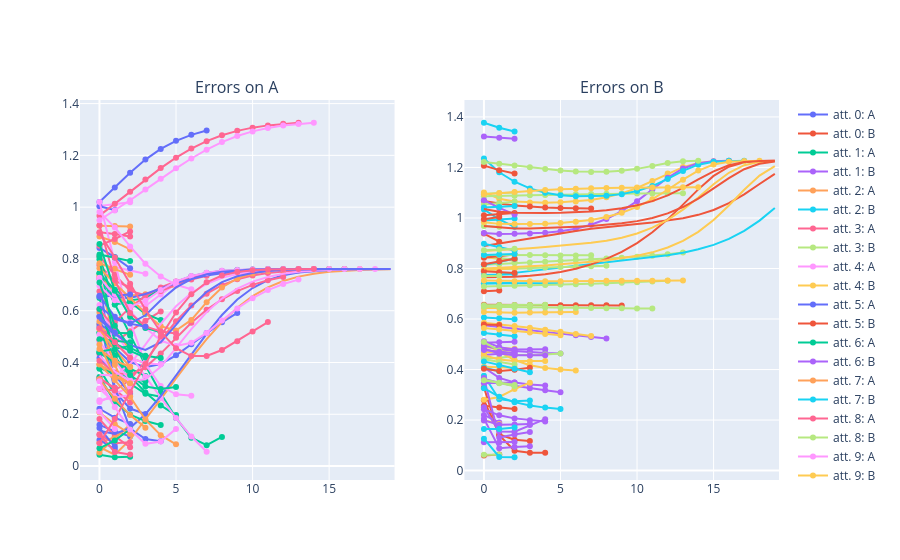

Notebook code cell kept with this figure:
### Code cell
import plotly.graph_objects as go
from plotly.subplots import make_subplots

fig = make_subplots(rows=1, cols=2, subplot_titles=("Errors on A", "Errors on B"))
for i, (arr_A, arr_B) in enumerate(zip(diff_norms_A, diff_norms_B)):
    fig.add_trace(go.Scatter(x=list(range(len(arr_A))), y=arr_A, name=f"att. {i}: A"), row=1, col=1)
    fig.add_trace(go.Scatter(x=list(range(len(arr_B))), y=arr_B, name=f"att. {i}: B"), row=1, col=2)

fig.show()

### Figure 1 — Plotly figure (JSON) as saved in the notebook; plotly's stock layout.template omitted (floating-point values rounded to 4 significant figures)
{"data": [{"name": "att. 0: A", "type": "scatter", "x": [0, 1, 2, 3], "xaxis": "x", "y": [0.5791, 0.2865, 0.2222, 0.2011], "yaxis": "y"}, {"name": "att. 0: B", "type": "scatter", "x": [0, 1, 2, 3], "xaxis": "x2", "y": [0.2787, 0.1431, 0.122, 0.1173], "yaxis": "y2"}, {"name": "att. 1: A", "type": "scatter", "x": [0, 1], "xaxis": "x", "y": [0.3754, 0.2774], "yaxis": "y"}, {"name": "att. 1: B", "type": "scatter", "x": [0, 1], "xaxis": "x2", "y": [0.2205, 0.1904], "yaxis": "y2"}, {"name": "att. 2: A", "type": "scatter", "x": [0, 1, 2, 3], "xaxis": "x", "y": [0.73, 0.4791, 0.4182, 0.3972], "yaxis": "y"}, {"name": "att. 2: B", "type": "scatter", "x": [0, 1, 2, 3], "xaxis": "x2", "y": [0.3753, 0.2827, 0.274, 0.2771], "yaxis": "y2"}, {"name": "att. 3: A", "type": "scatter", "x": [0, 1, 2], "xaxis": "x", "y": [0.7759, 0.7149, 0.6907], "yaxis": "y"}, {"name": "att. 3: B", "type": "scatter", "x": [0, 1, 2], "xaxis": "x2", "y": [0.445, 0.4456, 0.4543], "yaxis": "y2"}, {"name": "att. 4: A", "type": "scatter", "x": [0, 1, 2], "xaxis": "x", "y": [1.004, 1.012, 1.019], "yaxis": "y"}, {"name": "att. 4: B", "type": "scatter", "x": [0, 1, 2], "xaxis": "x2", "y": [0.845, 0.8373, 0.8302], "yaxis": "y2"}, {"name": "att. 5: A", "type": "scatter", "x": [0, 1, 2, 3, 4, 5, 6, 7, 8, 9], "xaxis": "x", "y": [0.5376, 0.4566, 0.4019, 0.3818, 0.3942, 0.4278, 0.4705, 0.5143, 0.5552, 0.5913], "yaxis": "y"}, {"name": "att. 5: B", "type": "scatter", "x": [0, 1, 2, 3, 4, 5, 6, 7, 8, 9], "xaxis": "x2", "y": [0.6562, 0.6559, 0.6556, 0.6553, 0.655, 0.6548, 0.6545, 0.6543, 0.6541, 0.6539], "yaxis": "y2"}, {"name": "att. 6: A", "type": "scatter", "x": [0, 1, 2, 3, 4], "xaxis": "x", "y": [0.649, 0.4272, 0.3189, 0.2793, 0.2674], "yaxis": "y"}, {"name": "att. 6: B", "type": "scatter", "x": [0, 1, 2, 3, 4], "xaxis": "x2", "y": [0.4081, 0.3669, 0.3486, 0.341, 0.3372], "yaxis": "y2"}, {"name": "att. 7: A", "type": "scatter", "x": [0, 1, 2], "xaxis": "x", "y": [0.5934, 0.5243, 0.4507], "yaxis": "y"}, {"name": "att. 7: B", "type": "scatter", "x": [0, 1, 2], "xaxis": "x2", "y": [0.7745, 0.7758, 0.7775], "yaxis": "y2"}, {"name": "att. 8: A", "type": "scatter", "x": [0, 1, 2], "xaxis": "x", "y": [0.3421, 0.2967, 0.2452], "yaxis": "y"}, {"name": "att. 8: B", "type": "scatter", "x": [0, 1, 2], "xaxis": "x2", "y": [1.096, 1.098, 1.1], "yaxis": "y2"}, {"name": "att. 9: A", "type": "scatter", "x": [0, 1, 2], "xaxis": "x", "y": [0.2474, 0.2787, 0.3061], "yaxis": "y"}, {"name": "att. 9: B", "type": "scatter", "x": [0, 1, 2], "xaxis": "x2", "y": [0.4884, 0.485, 0.4818], "yaxis": "y2"}, {"name": "att. 10: A", "type": "scatter", "x": [0, 1, 2, 3, 4], "xaxis": "x", "y": [0.7238, 0.3019, 0.1448, 0.1046, 0.09566], "yaxis": "y"}, {"name": "att. 10: B", "type": "scatter", "x": [0, 1, 2, 3, 4], "xaxis": "x2", "y": [0.3289, 0.1403, 0.07863, 0.07061, 0.07087], "yaxis": "y2"}, {"name": "att. 11: A", "type": "scatter", "x": [0, 1, 2], "xaxis": "x", "y": [0.4377, 0.4013, 0.3671], "yaxis": "y"}, {"name": "att. 11: B", "type": "scatter", "x": [0, 1, 2], "xaxis": "x2", "y": [0.3456, 0.3482, 0.3483], "yaxis": "y2"}, {"name": "att. 12: A", "type": "scatter", "x": [0, 1, 2, 3, 4, 5], "xaxis": "x", "y": [0.7263, 0.6766, 0.6583, 0.6638, 0.6797, 0.6976], "yaxis": "y"}, {"name": "att. 12: B", "type": "scatter", "x": [0, 1, 2, 3, 4, 5], "xaxis": "x2", "y": [0.7415, 0.7415, 0.7411, 0.7407, 0.7407, 0.7411], "yaxis": "y2"}, {"name": "att. 13: A", "type": "scatter", "x": [0, 1], "xaxis": "x", "y": [0.6755, 0.6575], "yaxis": "y"}, {"name": "att. 13: B", "type": "scatter", "x": [0, 1], "xaxis": "x2", "y": [0.9682, 0.9654], "yaxis": "y2"}, {"name": "att. 14: A", "type": "scatter", "x": [0, 1, 2], "xaxis": "x", "y": [0.2541, 0.2645, 0.2744], "yaxis": "y"}, {"name": "att. 14: B", "type": "scatter", "x": [0, 1, 2], "xaxis": "x2", "y": [0.411, 0.4088, 0.4066], "yaxis": "y2"}, {"name": "att. 15: A", "type": "scatter", "x": [0, 1], "xaxis": "x", "y": [0.3347, 0.2565], "yaxis": "y"}, {"name": "att. 15: B", "type": "scatter", "x": [0, 1], "xaxis": "x2", "y": [0.7103, 0.7132], "yaxis": "y2"}, {"name": "att. 16: A", "type": "scatter", "x": [0, 1, 2, 3, 4, 5], "xaxis": "x", "y": [0.5138, 0.4228, 0.3471, 0.2845, 0.2343, 0.1968], "yaxis": "y"}, {"name": "att. 16: B", "type": "scatter", "x": [0, 1, 2, 3, 4, 5], "xaxis": "x2", "y": [0.363, 0.3477, 0.3358, 0.3261, 0.3178, 0.3104], "yaxis": "y2"}, {"name": "att. 17: A", "type": "scatter", "x": [0, 1], "xaxis": "x", "y": [0.5463, 0.4793], "yaxis": "y"}, {"name": "att. 17: B", "type": "scatter", "x": [0, 1], "xaxis": "x2", "y": [0.4074, 0.3935], "yaxis": "y2"}, {"name": "att. 18: A", "type": "scatter", "x": [0, 1, 2, 3, 4, 5, 6, 7, 8, 9, 10, 11, 12, 13], "xaxis": "x", "y": [0.298, 0.2917, 0.3331, 0.4051, 0.4853, 0.5592, 0.6199, 0.6659, 0.6987, 0.7211, 0.7359, 0.7455, 0.7516, 0.7555], "yaxis": "y"}, {"name": "att. 18: B", "type": "scatter", "x": [0, 1, 2, 3, 4, 5, 6, 7, 8, 9, 10, 11, 12, 13], "xaxis": "x2", "y": [0.8144, 0.8172, 0.8204, 0.8237, 0.8272, 0.8304, 0.8335, 0.8364, 0.8393, 0.8424, 0.846, 0.8505, 0.856, 0.8631], "yaxis": "y2"}, {"name": "att. 19: A", "type": "scatter", "x": [0, 1, 2, 3], "xaxis": "x", "y": [0.7189, 0.769, 0.7552, 0.7431], "yaxis": "y"}, {"name": "att. 19: B", "type": "scatter", "x": [0, 1, 2, 3], "xaxis": "x2", "y": [0.2808, 0.2913, 0.3226, 0.348], "yaxis": "y2"}, {"name": "att. 20: A", "type": "scatter", "x": [0, 1, 2], "xaxis": "x", "y": [0.1592, 0.134, 0.1146], "yaxis": "y"}, {"name": "att. 20: B", "type": "scatter", "x": [0, 1, 2], "xaxis": "x2", "y": [0.2564, 0.2499, 0.2436], "yaxis": "y2"}, {"name": "att. 21: A", "type": "scatter", "x": [0, 1, 2, 3, 4, 5, 6, 7, 8], "xaxis": "x", "y": [0.7445, 0.6243, 0.5045, 0.389, 0.2815, 0.1857, 0.1097, 0.08041, 0.1127], "yaxis": "y"}, {"name": "att. 21: B", "type": "scatter", "x": [0, 1, 2, 3, 4, 5, 6, 7, 8], "xaxis": "x2", "y": [0.5756, 0.5694, 0.5628, 0.556, 0.5491, 0.5422, 0.5354, 0.5289, 0.5227], "yaxis": "y2"}, {"name": "att. 22: A", "type": "scatter", "x": [0, 1, 2, 3, 4, 5, 6, 7, 8, 9, 10, 11, 12, 13, 14, 15, 16, 17, 18, 19], "xaxis": "x", "y": [0.07326, 0.04399, 0.102, 0.1784, 0.2582, 0.3386, 0.4168, 0.4902, 0.5559, 0.6118, 0.6566, 0.6905, 0.7149, 0.7318, 0.743, 0.7503, 0.7549, 0.7577, 0.7594, 0.7604], "yaxis": "y"}, {"name": "att. 22: B", "type": "scatter", "x": [0, 1, 2, 3, 4, 5, 6, 7, 8, 9, 10, 11, 12, 13, 14, 15, 16, 17, 18, 19], "xaxis": "x2", "y": [0.7688, 0.7758, 0.7829, 0.7901, 0.7972, 0.8042, 0.811, 0.8177, 0.8241, 0.8305, 0.837, 0.8441, 0.8523, 0.8625, 0.8758, 0.8936, 0.9173, 0.9488, 0.9894, 1.04], "yaxis": "y2"}, {"name": "att. 23: A", "type": "scatter", "x": [0, 1, 2, 3, 4], "xaxis": "x", "y": [0.4326, 0.4769, 0.5211, 0.5617, 0.5974], "yaxis": "y"}, {"name": "att. 23: B", "type": "scatter", "x": [0, 1, 2, 3, 4], "xaxis": "x2", "y": [0.6547, 0.655, 0.6553, 0.6557, 0.6561], "yaxis": "y2"}, {"name": "att. 24: A", "type": "scatter", "x": [0, 1], "xaxis": "x", "y": [0.2995, 0.2439], "yaxis": "y"}, {"name": "att. 24: B", "type": "scatter", "x": [0, 1], "xaxis": "x2", "y": [0.1995, 0.1846], "yaxis": "y2"}, {"name": "att. 25: A", "type": "scatter", "x": [0, 1], "xaxis": "x", "y": [1.004, 0.9886], "yaxis": "y"}, {"name": "att. 25: B", "type": "scatter", "x": [0, 1], "xaxis": "x2", "y": [0.9382, 0.9063], "yaxis": "y2"}, {"name": "att. 26: A", "type": "scatter", "x": [0, 1, 2, 3], "xaxis": "x", "y": [0.4375, 0.4, 0.3757, 0.3481], "yaxis": "y"}, {"name": "att. 26: B", "type": "scatter", "x": [0, 1, 2, 3], "xaxis": "x2", "y": [0.2055, 0.08861, 0.09323, 0.09662], "yaxis": "y2"}, {"name": "att. 27: A", "type": "scatter", "x": [0, 1, 2], "xaxis": "x", "y": [0.09004, 0.1112, 0.154], "yaxis": "y"}, {"name": "att. 27: B", "type": "scatter", "x": [0, 1, 2], "xaxis": "x2", "y": [0.6064, 0.6028, 0.5992], "yaxis": "y2"}, {"name": "att. 28: A", "type": "scatter", "x": [0, 1, 2], "xaxis": "x", "y": [0.9032, 0.8965, 0.8864], "yaxis": "y"}, {"name": "att. 28: B", "type": "scatter", "x": [0, 1, 2], "xaxis": "x2", "y": [0.8493, 0.8418, 0.8347], "yaxis": "y2"}, {"name": "att. 29: A", "type": "scatter", "x": [0, 1, 2, 3, 4, 5, 6, 7, 8, 9, 10, 11, 12, 13, 14, 15, 16], "xaxis": "x", "y": [0.7238, 0.6624, 0.6145, 0.6181, 0.6625, 0.7049, 0.7319, 0.7468, 0.7545, 0.7583, 0.7601, 0.761, 0.7613, 0.7615, 0.7615, 0.7616, 0.7616], "yaxis": "y"}, {"name": "att. 29: B", "type": "scatter", "x": [0, 1, 2, 3, 4, 5, 6, 7, 8, 9, 10, 11, 12, 13, 14, 15, 16], "xaxis": "x2", "y": [1.101, 1.076, 1.065, 1.061, 1.061, 1.062, 1.065, 1.072, 1.082, 1.097, 1.119, 1.146, 1.176, 1.201, 1.218, 1.224, 1.226], "yaxis": "y2"}, {"name": "att. 30: A", "type": "scatter", "x": [0, 1, 2], "xaxis": "x", "y": [0.4176, 0.3511, 0.2796], "yaxis": "y"}, {"name": "att. 30: B", "type": "scatter", "x": [0, 1, 2], "xaxis": "x2", "y": [0.8427, 0.8488, 0.8553], "yaxis": "y2"}, {"name": "att. 31: A", "type": "scatter", "x": [0, 1, 2], "xaxis": "x", "y": [0.5158, 0.5139, 0.513], "yaxis": "y"}, {"name": "att. 31: B", "type": "scatter", "x": [0, 1, 2], "xaxis": "x2", "y": [0.4575, 0.4625, 0.4672], "yaxis": "y2"}, {"name": "att. 32: A", "type": "scatter", "x": [0, 1, 2], "xaxis": "x", "y": [0.393, 0.357, 0.3206], "yaxis": "y"}, {"name": "att. 32: B", "type": "scatter", "x": [0, 1, 2], "xaxis": "x2", "y": [0.814, 0.8259, 0.8382], "yaxis": "y2"}, {"name": "att. 33: A", "type": "scatter", "x": [0, 1, 2, 3, 4, 5, 6, 7], "xaxis": "x", "y": [0.8103, 0.7387, 0.6764, 0.6598, 0.6763, 0.7003, 0.7207, 0.7353], "yaxis": "y"}, {"name": "att. 33: B", "type": "scatter", "x": [0, 1, 2, 3, 4, 5, 6, 7], "xaxis": "x2", "y": [0.8537, 0.8535, 0.8541, 0.8533, 0.8522, 0.8516, 0.8516, 0.8524], "yaxis": "y2"}, {"name": "att. 34: A", "type": "scatter", "x": [0, 1, 2, 3, 4, 5, 6, 7], "xaxis": "x", "y": [0.609, 0.5188, 0.4307, 0.3452, 0.2632, 0.1856, 0.114, 0.05521], "yaxis": "y"}, {"name": "att. 34: B", "type": "scatter", "x": [0, 1, 2, 3, 4, 5, 6, 7], "xaxis": "x2", "y": [0.5851, 0.5791, 0.5725, 0.5653, 0.5576, 0.5495, 0.5411, 0.5327], "yaxis": "y2"}, {"name": "att. 35: A", "type": "scatter", "x": [0, 1], "xaxis": "x", "y": [0.1007, 0.06571], "yaxis": "y"}, {"name": "att. 35: B", "type": "scatter", "x": [0, 1], "xaxis": "x2", "y": [0.06006, 0.06351], "yaxis": "y2"}, {"name": "att. 36: A", "type": "scatter", "x": [0, 1, 2], "xaxis": "x", "y": [0.04384, 0.03403, 0.03604], "yaxis": "y"}, {"name": "att. 36: B", "type": "scatter", "x": [0, 1, 2], "xaxis": "x2", "y": [0.1117, 0.1116, 0.1127], "yaxis": "y2"}, {"name": "att. 37: A", "type": "scatter", "x": [0, 1, 2], "xaxis": "x", "y": [0.7369, 0.6733, 0.6036], "yaxis": "y"}, {"name": "att. 37: B", "type": "scatter", "x": [0, 1, 2], "xaxis": "x2", "y": [0.7402, 0.7412, 0.7423], "yaxis": "y2"}, {"name": "att. 38: A", "type": "scatter", "x": [0, 1, 2], "xaxis": "x", "y": [0.1815, 0.1155, 0.07246], "yaxis": "y"}, {"name": "att. 38: B", "type": "scatter", "x": [0, 1, 2], "xaxis": "x2", "y": [0.3593, 0.346, 0.3342], "yaxis": "y2"}, {"name": "att. 39: A", "type": "scatter", "x": [0, 1, 2], "xaxis": "x", "y": [0.5695, 0.5622, 0.5582], "yaxis": "y"}, {"name": "att. 39: B", "type": "scatter", "x": [0, 1, 2], "xaxis": "x2", "y": [0.4676, 0.4727, 0.4777], "yaxis": "y2"}, {"name": "att. 40: A", "type": "scatter", "x": [0, 1, 2, 3, 4, 5, 6, 7], "xaxis": "x", "y": [1.02, 1.076, 1.133, 1.184, 1.225, 1.256, 1.279, 1.296], "yaxis": "y"}, {"name": "att. 40: B", "type": "scatter", "x": [0, 1, 2, 3, 4, 5, 6, 7], "xaxis": "x2", "y": [1.067, 1.057, 1.05, 1.045, 1.042, 1.04, 1.038, 1.038], "yaxis": "y2"}, {"name": "att. 41: A", "type": "scatter", "x": [0, 1, 2, 3, 4, 5, 6, 7, 8, 9, 10, 11, 12, 13, 14, 15, 16], "xaxis": "x", "y": [0.7445, 0.6807, 0.6396, 0.6486, 0.6816, 0.712, 0.7329, 0.7458, 0.7533, 0.7574, 0.7596, 0.7607, 0.7613, 0.7615, 0.7615, 0.7616, 0.7616], "yaxis": "y"}, {"name": "att. 41: B", "type": "scatter", "x": [0, 1, 2, 3, 4, 5, 6, 7, 8, 9, 10, 11, 12, 13, 14, 15, 16], "xaxis": "x2", "y": [0.9406, 0.9369, 0.9374, 0.9386, 0.9414, 0.9472, 0.9573, 0.973, 0.9957, 1.027, 1.067, 1.113, 1.159, 1.196, 1.217, 1.224, 1.226], "yaxis": "y2"}, {"name": "att. 42: A", "type": "scatter", "x": [0, 1, 2], "xaxis": "x", "y": [0.05206, 0.1078, 0.161], "yaxis": "y"}, {"name": "att. 42: B", "type": "scatter", "x": [0, 1, 2], "xaxis": "x2", "y": [0.5449, 0.5383, 0.5318], "yaxis": "y2"}, {"name": "att. 43: A", "type": "scatter", "x": [0, 1, 2, 3, 4, 5, 6, 7, 8], "xaxis": "x", "y": [0.4861, 0.5557, 0.6128, 0.6571, 0.6899, 0.7133, 0.7295, 0.7405, 0.7478], "yaxis": "y"}, {"name": "att. 43: B", "type": "scatter", "x": [0, 1, 2, 3, 4, 5, 6, 7, 8], "xaxis": "x2", "y": [0.7947, 0.7975, 0.7999, 0.802, 0.8038, 0.8055, 0.8072, 0.8091, 0.8112], "yaxis": "y2"}, {"name": "att. 44: A", "type": "scatter", "x": [0, 1, 2, 3, 4], "xaxis": "x", "y": [0.6224, 0.4799, 0.4182, 0.3975, 0.3931], "yaxis": "y"}, {"name": "att. 44: B", "type": "scatter", "x": [0, 1, 2, 3, 4], "xaxis": "x2", "y": [0.4565, 0.4394, 0.4338, 0.4328, 0.4336], "yaxis": "y2"}, {"name": "att. 45: A", "type": "scatter", "x": [0, 1, 2, 3, 4, 5, 6, 7, 8, 9, 10, 11, 12, 13, 14, 15, 16, 17, 18, 19], "xaxis": "x", "y": [0.1364, 0.1243, 0.1477, 0.2003, 0.2696, 0.3481, 0.4303, 0.5107, 0.5833, 0.6431, 0.6877, 0.7178, 0.7367, 0.7478, 0.7542, 0.7577, 0.7596, 0.7606, 0.7611, 0.7613], "yaxis": "y"}, {"name": "att. 45: B", "type": "scatter", "x": [0, 1, 2, 3, 4, 5, 6, 7, 8, 9, 10, 11, 12, 13, 14, 15, 16, 17, 18, 19], "xaxis": "x2", "y": [0.889, 0.8993, 0.9095, 0.9198, 0.9298, 0.9396, 0.9487, 0.957, 0.9643, 0.9707, 0.9765, 0.9824, 0.9895, 0.9989, 1.012, 1.032, 1.059, 1.094, 1.135, 1.175], "yaxis": "y2"}, {"name": "att. 46: A", "type": "scatter", "x": [0, 1, 2, 3], "xaxis": "x", "y": [0.3792, 0.3546, 0.3417, 0.3267], "yaxis": "y"}, {"name": "att. 46: B", "type": "scatter", "x": [0, 1, 2, 3], "xaxis": "x2", "y": [0.1987, 0.1814, 0.1823, 0.184], "yaxis": "y2"}, {"name": "att. 47: A", "type": "scatter", "x": [0, 1, 2], "xaxis": "x", "y": [0.9277, 0.9275, 0.9252], "yaxis": "y"}, {"name": "att. 47: B", "type": "scatter", "x": [0, 1, 2], "xaxis": "x2", "y": [0.8983, 0.8843, 0.8715], "yaxis": "y2"}, {"name": "att. 48: A", "type": "scatter", "x": [0, 1, 2, 3, 4, 5, 6, 7, 8, 9, 10, 11, 12, 13], "xaxis": "x", "y": [0.9671, 1.013, 1.06, 1.106, 1.151, 1.191, 1.226, 1.255, 1.278, 1.295, 1.307, 1.316, 1.322, 1.326], "yaxis": "y"}, {"name": "att. 48: B", "type": "scatter", "x": [0, 1, 2, 3, 4, 5, 6, 7, 8, 9, 10, 11, 12, 13], "xaxis": "x2", "y": [1.086, 1.086, 1.088, 1.089, 1.091, 1.093, 1.094, 1.095, 1.096, 1.096, 1.097, 1.097, 1.098, 1.098], "yaxis": "y2"}, {"name": "att. 49: A", "type": "scatter", "x": [0, 1], "xaxis": "x", "y": [0.5082, 0.4839], "yaxis": "y"}, {"name": "att. 49: B", "type": "scatter", "x": [0, 1], "xaxis": "x2", "y": [0.9903, 0.9945], "yaxis": "y2"}, {"name": "att. 50: A", "type": "scatter", "x": [0, 1, 2, 3, 4, 5, 6, 7, 8, 9, 10, 11, 12, 13, 14, 15, 16, 17, 18, 19], "xaxis": "x", "y": [0.6906, 0.6536, 0.6489, 0.6644, 0.6861, 0.7065, 0.7233, 0.7359, 0.745, 0.7513, 0.7555, 0.7582, 0.7598, 0.7607, 0.7612, 0.7614, 0.7615, 0.7616, 0.7616, 0.7616], "yaxis": "y"}, {"name": "att. 50: B", "type": "scatter", "x": [0, 1, 2, 3, 4, 5, 6, 7, 8, 9, 10, 11, 12, 13, 14, 15, 16, 17, 18, 19], "xaxis": "x2", "y": [0.7649, 0.7659, 0.7676, 0.7711, 0.7772, 0.7863, 0.7991, 0.8162, 0.8382, 0.866, 0.9007, 0.9434, 0.9945, 1.053, 1.113, 1.167, 1.203, 1.22, 1.225, 1.226], "yaxis": "y2"}, {"name": "att. 51: A", "type": "scatter", "x": [0, 1, 2, 3, 4], "xaxis": "x", "y": [0.8086, 0.6242, 0.6334, 0.5881, 0.5638], "yaxis": "y"}, {"name": "att. 51: B", "type": "scatter", "x": [0, 1, 2, 3, 4], "xaxis": "x2", "y": [0.2507, 0.1549, 0.1539, 0.1802, 0.2035], "yaxis": "y2"}, {"name": "att. 52: A", "type": "scatter", "x": [0, 1, 2], "xaxis": "x", "y": [0.3926, 0.332, 0.2689], "yaxis": "y"}, {"name": "att. 52: B", "type": "scatter", "x": [0, 1, 2], "xaxis": "x2", "y": [0.9895, 0.9935, 0.9979], "yaxis": "y2"}, {"name": "att. 53: A", "type": "scatter", "x": [0, 1, 2, 3, 4, 5, 6, 7, 8, 9, 10, 11, 12], "xaxis": "x", "y": [0.4067, 0.3609, 0.3521, 0.3813, 0.4344, 0.4952, 0.5532, 0.6034, 0.6441, 0.6759, 0.6999, 0.7176, 0.7306], "yaxis": "y"}, {"name": "att. 53: B", "type": "scatter", "x": [0, 1, 2, 3, 4, 5, 6, 7, 8, 9, 10, 11, 12], "xaxis": "x2", "y": [0.7291, 0.7303, 0.7317, 0.7332, 0.7348, 0.7364, 0.7381, 0.7398, 0.7417, 0.7437, 0.746, 0.7485, 0.7515], "yaxis": "y2"}, {"name": "att. 54: A", "type": "scatter", "x": [0, 1, 2, 3, 4, 5, 6], "xaxis": "x", "y": [1.02, 0.7885, 0.5576, 0.3945, 0.3091, 0.2773, 0.2718], "yaxis": "y"}, {"name": "att. 54: B", "type": "scatter", "x": [0, 1, 2, 3, 4, 5, 6], "xaxis": "x2", "y": [0.5035, 0.4692, 0.4375, 0.417, 0.4059, 0.3998, 0.3961], "yaxis": "y2"}, {"name": "att. 55: A", "type": "scatter", "x": [0, 1, 2], "xaxis": "x", "y": [0.5485, 0.5106, 0.4722], "yaxis": "y"}, {"name": "att. 55: B", "type": "scatter", "x": [0, 1, 2], "xaxis": "x2", "y": [0.817, 0.8273, 0.8381], "yaxis": "y2"}, {"name": "att. 56: A", "type": "scatter", "x": [0, 1, 2, 3, 4], "xaxis": "x", "y": [0.3437, 0.249, 0.1988, 0.1737, 0.1588], "yaxis": "y"}, {"name": "att. 56: B", "type": "scatter", "x": [0, 1, 2, 3, 4], "xaxis": "x2", "y": [0.2432, 0.2187, 0.2066, 0.1997, 0.1944], "yaxis": "y2"}, {"name": "att. 57: A", "type": "scatter", "x": [0, 1, 2], "xaxis": "x", "y": [0.8865, 0.8658, 0.8368], "yaxis": "y"}, {"name": "att. 57: B", "type": "scatter", "x": [0, 1, 2], "xaxis": "x2", "y": [1.033, 0.9943, 0.9648], "yaxis": "y2"}, {"name": "att. 58: A", "type": "scatter", "x": [0, 1], "xaxis": "x", "y": [0.3364, 0.3024], "yaxis": "y"}, {"name": "att. 58: B", "type": "scatter", "x": [0, 1], "xaxis": "x2", "y": [0.06242, 0.06223], "yaxis": "y2"}, {"name": "att. 59: A", "type": "scatter", "x": [0, 1, 2], "xaxis": "x", "y": [0.4787, 0.407, 0.3314], "yaxis": "y"}, {"name": "att. 59: B", "type": "scatter", "x": [0, 1, 2], "xaxis": "x2", "y": [0.7929, 0.7967, 0.8008], "yaxis": "y2"}, {"name": "att. 60: A", "type": "scatter", "x": [0, 1, 2], "xaxis": "x", "y": [0.8427, 0.8071, 0.7639], "yaxis": "y"}, {"name": "att. 60: B", "type": "scatter", "x": [0, 1, 2], "xaxis": "x2", "y": [0.7893, 0.7855, 0.7823], "yaxis": "y2"}, {"name": "att. 61: A", "type": "scatter", "x": [0, 1, 2], "xaxis": "x", "y": [0.4897, 0.4845, 0.4783], "yaxis": "y"}, {"name": "att. 61: B", "type": "scatter", "x": [0, 1, 2], "xaxis": "x2", "y": [1.323, 1.317, 1.313], "yaxis": "y2"}, {"name": "att. 62: A", "type": "scatter", "x": [0, 1, 2, 3, 4, 5, 6, 7, 8, 9, 10, 11, 12, 13, 14, 15, 16, 17], "xaxis": "x", "y": [0.7637, 0.706, 0.6498, 0.5912, 0.5398, 0.5237, 0.5645, 0.633, 0.6898, 0.7249, 0.7439, 0.7535, 0.7581, 0.7602, 0.761, 0.7614, 0.7615, 0.7615], "yaxis": "y"}, {"name": "att. 62: B", "type": "scatter", "x": [0, 1, 2, 3, 4, 5, 6, 7, 8, 9, 10, 11, 12, 13, 14, 15, 16, 17], "xaxis": "x2", "y": [1.235, 1.181, 1.143, 1.117, 1.1, 1.09, 1.086, 1.085, 1.088, 1.094, 1.106, 1.126, 1.155, 1.186, 1.211, 1.223, 1.226, 1.227], "yaxis": "y2"}, {"name": "att. 63: A", "type": "scatter", "x": [0, 1], "xaxis": "x", "y": [0.6033, 0.536], "yaxis": "y"}, {"name": "att. 63: B", "type": "scatter", "x": [0, 1], "xaxis": "x2", "y": [0.7703, 0.77], "yaxis": "y2"}, {"name": "att. 64: A", "type": "scatter", "x": [0, 1, 2, 3, 4, 5, 6, 7, 8, 9, 10, 11, 12, 13, 14, 15, 16, 17, 18, 19], "xaxis": "x", "y": [0.353, 0.3499, 0.3945, 0.4691, 0.5487, 0.6171, 0.6686, 0.704, 0.727, 0.7413, 0.7499, 0.7551, 0.7581, 0.7598, 0.7607, 0.7612, 0.7614, 0.7615, 0.7615, 0.7616], "yaxis": "y"}, {"name": "att. 64: B", "type": "scatter", "x": [0, 1, 2, 3, 4, 5, 6, 7, 8, 9, 10, 11, 12, 13, 14, 15, 16, 17, 18, 19], "xaxis": "x2", "y": [0.8689, 0.8719, 0.8757, 0.8801, 0.8848, 0.8897, 0.895, 0.9016, 0.9102, 0.922, 0.9386, 0.9615, 0.9926, 1.033, 1.081, 1.133, 1.179, 1.209, 1.222, 1.226], "yaxis": "y2"}, {"name": "att. 65: A", "type": "scatter", "x": [0, 1, 2], "xaxis": "x", "y": [0.6541, 0.6581, 0.6622], "yaxis": "y"}, {"name": "att. 65: B", "type": "scatter", "x": [0, 1, 2], "xaxis": "x2", "y": [1.207, 1.189, 1.176], "yaxis": "y2"}, {"name": "att. 66: A", "type": "scatter", "x": [0, 1, 2, 3], "xaxis": "x", "y": [0.7992, 0.4732, 0.4451, 0.4193], "yaxis": "y"}, {"name": "att. 66: B", "type": "scatter", "x": [0, 1, 2, 3], "xaxis": "x2", "y": [0.366, 0.1311, 0.1431, 0.1523], "yaxis": "y2"}, {"name": "att. 67: A", "type": "scatter", "x": [0, 1, 2, 3, 4, 5], "xaxis": "x", "y": [0.5581, 0.391, 0.2679, 0.1794, 0.1194, 0.08407], "yaxis": "y"}, {"name": "att. 67: B", "type": "scatter", "x": [0, 1, 2, 3, 4, 5], "xaxis": "x2", "y": [0.3264, 0.292, 0.2709, 0.2578, 0.2493, 0.2433], "yaxis": "y2"}, {"name": "att. 68: A", "type": "scatter", "x": [0, 1, 2], "xaxis": "x", "y": [0.1203, 0.08853, 0.09227], "yaxis": "y"}, {"name": "att. 68: B", "type": "scatter", "x": [0, 1, 2], "xaxis": "x2", "y": [0.358, 0.3476, 0.3387], "yaxis": "y2"}, {"name": "att. 69: A", "type": "scatter", "x": [0, 1, 2, 3, 4, 5, 6, 7, 8, 9, 10, 11, 12, 13, 14, 15, 16, 17, 18], "xaxis": "x", "y": [0.6967, 0.6409, 0.6156, 0.6388, 0.6797, 0.713, 0.7344, 0.7469, 0.7539, 0.7577, 0.7597, 0.7607, 0.7612, 0.7614, 0.7615, 0.7616, 0.7616, 0.7616, 0.7616], "yaxis": "y"}, {"name": "att. 69: B", "type": "scatter", "x": [0, 1, 2, 3, 4, 5, 6, 7, 8, 9, 10, 11, 12, 13, 14, 15, 16, 17, 18], "xaxis": "x2", "y": [0.9828, 0.9766, 0.9758, 0.9762, 0.9773, 0.9799, 0.9847, 0.9923, 1.004, 1.021, 1.044, 1.074, 1.112, 1.152, 1.188, 1.212, 1.223, 1.226, 1.226], "yaxis": "y2"}, {"name": "att. 70: A", "type": "scatter", "x": [0, 1], "xaxis": "x", "y": [0.1466, 0.07526], "yaxis": "y"}, {"name": "att. 70: B", "type": "scatter", "x": [0, 1], "xaxis": "x2", "y": [0.9952, 1.003], "yaxis": "y2"}, {"name": "att. 71: A", "type": "scatter", "x": [0, 1, 2], "xaxis": "x", "y": [0.4414, 0.4518, 0.4634], "yaxis": "y"}, {"name": "att. 71: B", "type": "scatter", "x": [0, 1, 2], "xaxis": "x2", "y": [0.5058, 0.508, 0.5102], "yaxis": "y2"}, {"name": "att. 72: A", "type": "scatter", "x": [0, 1, 2], "xaxis": "x", "y": [0.5282, 0.4508, 0.3827], "yaxis": "y"}, {"name": "att. 72: B", "type": "scatter", "x": [0, 1, 2], "xaxis": "x2", "y": [1.377, 1.357, 1.342], "yaxis": "y2"}, {"name": "att. 73: A", "type": "scatter", "x": [0, 1, 2], "xaxis": "x", "y": [0.8512, 0.8771, 0.9061], "yaxis": "y"}, {"name": "att. 73: B", "type": "scatter", "x": [0, 1, 2], "xaxis": "x2", "y": [1.053, 1.059, 1.064], "yaxis": "y2"}, {"name": "att. 74: A", "type": "scatter", "x": [0, 1, 2, 3, 4, 5, 6, 7, 8, 9, 10, 11, 12, 13], "xaxis": "x", "y": [0.7269, 0.6643, 0.5979, 0.5342, 0.4848, 0.4636, 0.4763, 0.5144, 0.5625, 0.609, 0.6485, 0.6796, 0.703, 0.7201], "yaxis": "y"}, {"name": "att. 74: B", "type": "scatter", "x": [0, 1, 2, 3, 4, 5, 6, 7, 8, 9, 10, 11, 12, 13], "xaxis": "x2", "y": [0.7521, 0.7508, 0.7499, 0.7495, 0.7496, 0.75, 0.7505, 0.7509, 0.7513, 0.7515, 0.7517, 0.7518, 0.752, 0.7522], "yaxis": "y2"}, {"name": "att. 75: A", "type": "scatter", "x": [0, 1, 2], "xaxis": "x", "y": [0.2213, 0.187, 0.162], "yaxis": "y"}, {"name": "att. 75: B", "type": "scatter", "x": [0, 1, 2], "xaxis": "x2", "y": [1.01, 1.014, 1.019], "yaxis": "y2"}, {"name": "att. 76: A", "type": "scatter", "x": [0, 1, 2, 3, 4, 5], "xaxis": "x", "y": [0.6068, 0.4505, 0.352, 0.3069, 0.2975, 0.3055], "yaxis": "y"}, {"name": "att. 76: B", "type": "scatter", "x": [0, 1, 2, 3, 4, 5], "xaxis": "x2", "y": [0.494, 0.4816, 0.4737, 0.4688, 0.4657, 0.4635], "yaxis": "y2"}, {"name": "att. 77: A", "type": "scatter", "x": [0, 1, 2], "xaxis": "x", "y": [0.7835, 0.7623, 0.7385], "yaxis": "y"}, {"name": "att. 77: B", "type": "scatter", "x": [0, 1, 2], "xaxis": "x2", "y": [0.8539, 0.8553, 0.8572], "yaxis": "y2"}, {"name": "att. 78: A", "type": "scatter", "x": [0, 1, 2], "xaxis": "x", "y": [0.1227, 0.05435, 0.04505], "yaxis": "y"}, {"name": "att. 78: B", "type": "scatter", "x": [0, 1, 2], "xaxis": "x2", "y": [0.4404, 0.4298, 0.4198], "yaxis": "y2"}, {"name": "att. 79: A", "type": "scatter", "x": [0, 1, 2, 3, 4, 5, 6, 7, 8, 9, 10, 11, 12, 13, 14, 15, 16, 17, 18, 19], "xaxis": "x", "y": [0.4258, 0.365, 0.3288, 0.3351, 0.3835, 0.4548, 0.5291, 0.5947, 0.6467, 0.6852, 0.7122, 0.7305, 0.7425, 0.7502, 0.7551, 0.758, 0.7597, 0.7607, 0.7612, 0.7614], "yaxis": "y"}, {"name": "att. 79: B", "type": "scatter", "x": [0, 1, 2, 3, 4, 5, 6, 7, 8, 9, 10, 11, 12, 13, 14, 15, 16, 17, 18, 19], "xaxis": "x2", "y": [0.8004, 0.8025, 0.8052, 0.8085, 0.8123, 0.8165, 0.8211, 0.8263, 0.8324, 0.84, 0.8501, 0.8639, 0.883, 0.9094, 0.9451, 0.9918, 1.049, 1.112, 1.168, 1.205], "yaxis": "y2"}, {"name": "att. 80: A", "type": "scatter", "x": [0, 1], "xaxis": "x", "y": [0.5771, 0.5158], "yaxis": "y"}, {"name": "att. 80: B", "type": "scatter", "x": [0, 1], "xaxis": "x2", "y": [0.5782, 0.5767], "yaxis": "y2"}, {"name": "att. 81: A", "type": "scatter", "x": [0, 1, 2, 3, 4], "xaxis": "x", "y": [0.8575, 0.6774, 0.5763, 0.5337, 0.5171], "yaxis": "y"}, {"name": "att. 81: B", "type": "scatter", "x": [0, 1, 2, 3, 4], "xaxis": "x2", "y": [0.5119, 0.4887, 0.4791, 0.4785, 0.4807], "yaxis": "y2"}, {"name": "att. 82: A", "type": "scatter", "x": [0, 1, 2], "xaxis": "x", "y": [0.4523, 0.4066, 0.3834], "yaxis": "y"}, {"name": "att. 82: B", "type": "scatter", "x": [0, 1, 2], "xaxis": "x2", "y": [0.1642, 0.1648, 0.1703], "yaxis": "y2"}, {"name": "att. 83: A", "type": "scatter", "x": [0, 1, 2, 3, 4, 5], "xaxis": "x", "y": [0.9302, 0.7188, 0.5911, 0.5396, 0.5198, 0.512], "yaxis": "y"}, {"name": "att. 83: B", "type": "scatter", "x": [0, 1, 2, 3, 4, 5], "xaxis": "x2", "y": [0.5087, 0.4749, 0.4583, 0.4566, 0.4594, 0.4633], "yaxis": "y2"}, {"name": "att. 84: A", "type": "scatter", "x": [0, 1, 2, 3, 4, 5, 6], "xaxis": "x", "y": [0.9811, 0.9219, 0.8485, 0.7817, 0.7321, 0.7003, 0.6831], "yaxis": "y"}, {"name": "att. 84: B", "type": "scatter", "x": [0, 1, 2, 3, 4, 5, 6], "xaxis": "x2", "y": [0.6277, 0.6259, 0.6251, 0.6254, 0.6262, 0.6271, 0.6279], "yaxis": "y2"}, {"name": "att. 85: A", "type": "scatter", "x": [0, 1, 2, 3, 4, 5, 6, 7, 8, 9, 10, 11, 12, 13, 14, 15, 16, 17, 18, 19], "xaxis": "x", "y": [0.5658, 0.5142, 0.4677, 0.4489, 0.4784, 0.545, 0.6167, 0.673, 0.7104, 0.733, 0.746, 0.7533, 0.7573, 0.7594, 0.7605, 0.7611, 0.7614, 0.7615, 0.7615, 0.7616], "yaxis": "y"}, {"name": "att. 85: B", "type": "scatter", "x": [0, 1, 2, 3, 4, 5, 6, 7, 8, 9, 10, 11, 12, 13, 14, 15, 16, 17, 18, 19], "xaxis": "x2", "y": [0.9678, 0.962, 0.9587, 0.958, 0.9596, 0.9623, 0.9653, 0.9687, 0.9729, 0.9789, 0.9875, 1.0, 1.018, 1.043, 1.076, 1.116, 1.158, 1.193, 1.215, 1.224], "yaxis": "y2"}, {"name": "att. 86: A", "type": "scatter", "x": [0, 1, 2], "xaxis": "x", "y": [0.817, 0.8054, 0.792], "yaxis": "y"}, {"name": "att. 86: B", "type": "scatter", "x": [0, 1, 2], "xaxis": "x2", "y": [1.07, 1.04, 1.014], "yaxis": "y2"}, {"name": "att. 87: A", "type": "scatter", "x": [0, 1, 2], "xaxis": "x", "y": [0.2067, 0.1618, 0.1238], "yaxis": "y"}, {"name": "att. 87: B", "type": "scatter", "x": [0, 1, 2], "xaxis": "x2", "y": [1.042, 1.044, 1.047], "yaxis": "y2"}, {"name": "att. 88: A", "type": "scatter", "x": [0, 1, 2], "xaxis": "x", "y": [0.5323, 0.4784, 0.4179], "yaxis": "y"}, {"name": "att. 88: B", "type": "scatter", "x": [0, 1, 2], "xaxis": "x2", "y": [0.8725, 0.8753, 0.8785], "yaxis": "y2"}, {"name": "att. 89: A", "type": "scatter", "x": [0, 1], "xaxis": "x", "y": [0.2094, 0.1433], "yaxis": "y"}, {"name": "att. 89: B", "type": "scatter", "x": [0, 1], "xaxis": "x2", "y": [0.6436, 0.6433], "yaxis": "y2"}, {"name": "att. 90: A", "type": "scatter", "x": [0, 1, 2, 3, 4, 5, 6, 7, 8, 9, 10, 11, 12, 13, 14, 15, 16, 17, 18, 19], "xaxis": "x", "y": [0.617, 0.5685, 0.5501, 0.5824, 0.6402, 0.6899, 0.7222, 0.7408, 0.7509, 0.7561, 0.7589, 0.7603, 0.761, 0.7613, 0.7615, 0.7615, 0.7616, 0.7616, 0.7616, 0.7616], "yaxis": "y"}, {"name": "att. 90: B", "type": "scatter", "x": [0, 1, 2, 3, 4, 5, 6, 7, 8, 9, 10, 11, 12, 13, 14, 15, 16, 17, 18, 19], "xaxis": "x2", "y": [1.036, 1.025, 1.02, 1.019, 1.02, 1.021, 1.023, 1.026, 1.031, 1.038, 1.05, 1.067, 1.09, 1.119, 1.152, 1.185, 1.209, 1.221, 1.225, 1.226], "yaxis": "y2"}, {"name": "att. 91: A", "type": "scatter", "x": [0, 1, 2], "xaxis": "x", "y": [0.06852, 0.09913, 0.1424], "yaxis": "y"}, {"name": "att. 91: B", "type": "scatter", "x": [0, 1, 2], "xaxis": "x2", "y": [0.4771, 0.4706, 0.4643], "yaxis": "y2"}, {"name": "att. 92: A", "type": "scatter", "x": [0, 1, 2], "xaxis": "x", "y": [0.47, 0.3441, 0.3198], "yaxis": "y"}, {"name": "att. 92: B", "type": "scatter", "x": [0, 1, 2], "xaxis": "x2", "y": [0.1264, 0.05411, 0.05277], "yaxis": "y2"}, {"name": "att. 93: A", "type": "scatter", "x": [0, 1, 2, 3, 4, 5, 6, 7, 8, 9, 10, 11], "xaxis": "x", "y": [0.9002, 0.8053, 0.7042, 0.6048, 0.5179, 0.4552, 0.4246, 0.4254, 0.4484, 0.4825, 0.5199, 0.556], "yaxis": "y"}, {"name": "att. 93: B", "type": "scatter", "x": [0, 1, 2, 3, 4, 5, 6, 7, 8, 9, 10, 11], "xaxis": "x2", "y": [0.649, 0.648, 0.647, 0.6462, 0.6454, 0.6446, 0.644, 0.6434, 0.6429, 0.6424, 0.6419, 0.6415], "yaxis": "y2"}, {"name": "att. 94: A", "type": "scatter", "x": [0, 1, 2, 3, 4, 5, 6, 7, 8, 9, 10, 11, 12, 13, 14], "xaxis": "x", "y": [0.9499, 0.9871, 1.027, 1.068, 1.109, 1.15, 1.188, 1.222, 1.251, 1.275, 1.293, 1.306, 1.315, 1.322, 1.326], "yaxis": "y"}, {"name": "att. 94: B", "type": "scatter", "x": [0, 1, 2, 3, 4, 5, 6, 7, 8, 9, 10, 11, 12, 13, 14], "xaxis": "x2", "y": [1.094, 1.098, 1.103, 1.107, 1.111, 1.114, 1.116, 1.118, 1.119, 1.12, 1.12, 1.121, 1.121, 1.121, 1.122], "yaxis": "y2"}, {"name": "att. 95: A", "type": "scatter", "x": [0, 1, 2, 3], "xaxis": "x", "y": [0.658, 0.5763, 0.5502, 0.5383], "yaxis": "y"}, {"name": "att. 95: B", "type": "scatter", "x": [0, 1, 2, 3], "xaxis": "x2", "y": [0.4033, 0.3938, 0.3995, 0.4068], "yaxis": "y2"}, {"name": "att. 96: A", "type": "scatter", "x": [0, 1, 2, 3, 4], "xaxis": "x", "y": [0.7086, 0.5415, 0.4578, 0.426, 0.4176], "yaxis": "y"}, {"name": "att. 96: B", "type": "scatter", "x": [0, 1, 2, 3, 4], "xaxis": "x2", "y": [0.4823, 0.4637, 0.4567, 0.4556, 0.4566], "yaxis": "y2"}, {"name": "att. 97: A", "type": "scatter", "x": [0, 1, 2, 3], "xaxis": "x", "y": [0.3341, 0.2596, 0.1969, 0.1484], "yaxis": "y"}, {"name": "att. 97: B", "type": "scatter", "x": [0, 1, 2, 3], "xaxis": "x2", "y": [0.4323, 0.4174, 0.4031, 0.3896], "yaxis": "y2"}, {"name": "att. 98: A", "type": "scatter", "x": [0, 1, 2, 3, 4, 5, 6, 7, 8, 9, 10, 11, 12, 13, 14], "xaxis": "x", "y": [0.0877, 0.1816, 0.2856, 0.3944, 0.5003, 0.5931, 0.6638, 0.7099, 0.7361, 0.7496, 0.7561, 0.7591, 0.7605, 0.7611, 0.7614], "yaxis": "y"}, {"name": "att. 98: B", "type": "scatter", "x": [0, 1, 2, 3, 4, 5, 6, 7, 8, 9, 10, 11, 12, 13, 14], "xaxis": "x2", "y": [1.221, 1.214, 1.207, 1.2, 1.194, 1.188, 1.184, 1.182, 1.183, 1.187, 1.194, 1.206, 1.217, 1.224, 1.226], "yaxis": "y2"}, {"name": "att. 99: A", "type": "scatter", "x": [0, 1, 2, 3, 4, 5], "xaxis": "x", "y": [0.3277, 0.2276, 0.1415, 0.08578, 0.09503, 0.1436], "yaxis": "y"}, {"name": "att. 99: B", "type": "scatter", "x": [0, 1, 2, 3, 4, 5], "xaxis": "x2", "y": [0.5642, 0.5584, 0.5525, 0.5467, 0.5411, 0.5357], "yaxis": "y2"}], "layout": {"annotations": [{"font": {"size": 16}, "showarrow": false, "text": "Errors on A", "x": 0.225, "xanchor": "center", "xref": "paper", "y": 1, "yanchor": "bottom", "yref": "paper"}, {"font": {"size": 16}, "showarrow": false, "text": "Errors on B", "x": 0.775, "xanchor": "center", "xref": "paper", "y": 1, "yanchor": "bottom", "yref": "paper"}], "xaxis": {"anchor": "y", "domain": [0, 0.45]}, "xaxis2": {"anchor": "y2", "domain": [0.55, 1]}, "yaxis": {"anchor": "x", "domain": [0, 1]}, "yaxis2": {"anchor": "x2", "domain": [0, 1]}}}
